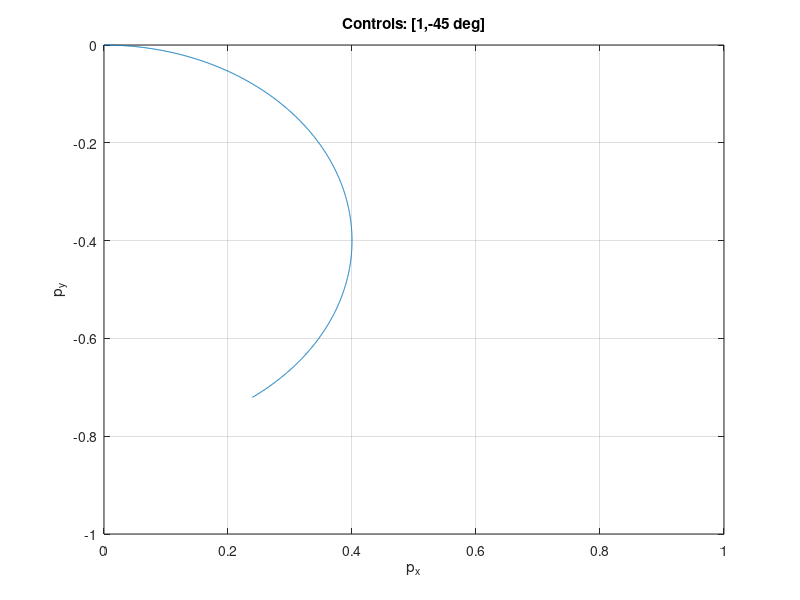

Source code (MATLAB):
t = 0:.001:1;
x_t = 0.4 * sin(2.5 * t);
y_t = 0.4 * (cos(-2.5 * t) - 1);

plot(x_t, y_t);
xlim([0 1])
ylim([-1 0])

title('Controls: [1,-45 deg]');
xlabel('p_x');
ylabel('p_y');
grid on;